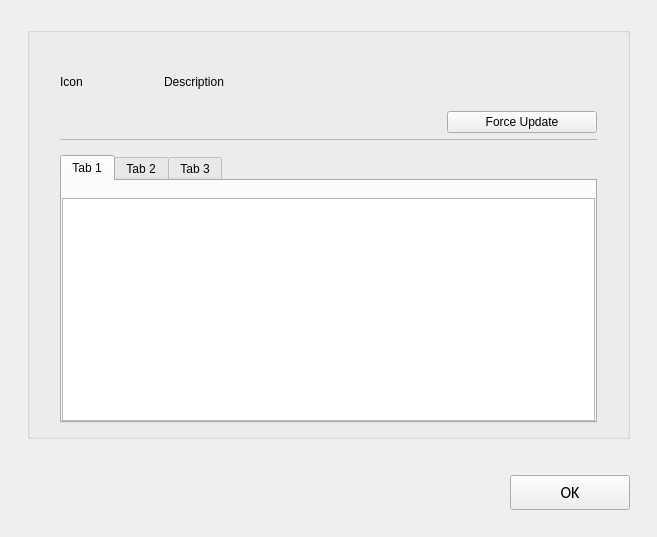
<?xml version="1.0" encoding="UTF-8"?>
<ui version="4.0">
 <class>C_SyvUpNodePropertiesDialog</class>
 <widget class="QWidget" name="C_SyvUpNodePropertiesDialog">
  <property name="geometry">
   <rect>
    <x>0</x>
    <y>0</y>
    <width>657</width>
    <height>537</height>
   </rect>
  </property>
  <property name="windowTitle">
   <string>Form</string>
  </property>
  <layout class="QVBoxLayout" name="verticalLayout" stretch="0,0,0,0">
   <property name="leftMargin">
    <number>27</number>
   </property>
   <property name="topMargin">
    <number>27</number>
   </property>
   <property name="rightMargin">
    <number>27</number>
   </property>
   <property name="bottomMargin">
    <number>0</number>
   </property>
   <item>
    <widget class="stw::opensyde_gui_elements::C_OgeGbx" name="pc_GroupBoxGeneral">
     <property name="title">
      <string/>
     </property>
     <layout class="QVBoxLayout" name="verticalLayout_4" stretch="0,0,0,0,1">
      <property name="spacing">
       <number>0</number>
      </property>
      <property name="leftMargin">
       <number>30</number>
      </property>
      <property name="rightMargin">
       <number>30</number>
      </property>
      <property name="bottomMargin">
       <number>13</number>
      </property>
      <item>
       <spacer name="verticalSpacer">
        <property name="orientation">
         <enum>Qt::Vertical</enum>
        </property>
        <property name="sizeType">
         <enum>QSizePolicy::Fixed</enum>
        </property>
        <property name="sizeHint" stdset="0">
         <size>
          <width>20</width>
          <height>8</height>
         </size>
        </property>
       </spacer>
      </item>
      <item>
       <layout class="QHBoxLayout" name="horizontalLayout_5" stretch="0,1,0">
        <property name="bottomMargin">
         <number>5</number>
        </property>
        <item>
         <layout class="QHBoxLayout" name="horizontalLayout">
          <property name="spacing">
           <number>40</number>
          </property>
          <property name="bottomMargin">
           <number>19</number>
          </property>
          <item>
           <widget class="QLabel" name="pc_LabelIcon">
            <property name="minimumSize">
             <size>
              <width>64</width>
              <height>64</height>
             </size>
            </property>
            <property name="text">
             <string>Icon</string>
            </property>
           </widget>
          </item>
          <item>
           <widget class="stw::opensyde_gui_elements::C_OgeLabGenericNoPaddingNoMargins" name="pc_LabelDescription">
            <property name="text">
             <string>Description</string>
            </property>
           </widget>
          </item>
         </layout>
        </item>
        <item>
         <spacer name="horizontalSpacer">
          <property name="orientation">
           <enum>Qt::Horizontal</enum>
          </property>
          <property name="sizeHint" stdset="0">
           <size>
            <width>40</width>
            <height>20</height>
           </size>
          </property>
         </spacer>
        </item>
        <item>
         <layout class="QVBoxLayout" name="verticalLayout_5">
          <item>
           <spacer name="verticalSpacer_2">
            <property name="orientation">
             <enum>Qt::Vertical</enum>
            </property>
            <property name="sizeHint" stdset="0">
             <size>
              <width>20</width>
              <height>5</height>
             </size>
            </property>
           </spacer>
          </item>
          <item>
           <widget class="stw::opensyde_gui_elements::C_OgePubConfigure" name="pc_PushButtonDiscard">
            <property name="minimumSize">
             <size>
              <width>150</width>
              <height>0</height>
             </size>
            </property>
            <property name="text">
             <string>Force Update</string>
            </property>
           </widget>
          </item>
         </layout>
        </item>
       </layout>
      </item>
      <item>
       <layout class="QHBoxLayout" name="horizontalLayout_6" stretch="0">
        <property name="spacing">
         <number>0</number>
        </property>
        <property name="topMargin">
         <number>1</number>
        </property>
        <property name="rightMargin">
         <number>0</number>
        </property>
        <property name="bottomMargin">
         <number>0</number>
        </property>
        <item>
         <widget class="stw::opensyde_gui_elements::C_OgeFraSeparator" name="pc_Frame">
          <property name="minimumSize">
           <size>
            <width>0</width>
            <height>1</height>
           </size>
          </property>
          <property name="maximumSize">
           <size>
            <width>16777215</width>
            <height>1</height>
           </size>
          </property>
          <property name="frameShape">
           <enum>QFrame::StyledPanel</enum>
          </property>
          <property name="frameShadow">
           <enum>QFrame::Raised</enum>
          </property>
         </widget>
        </item>
       </layout>
      </item>
      <item>
       <spacer name="verticalSpacer_3">
        <property name="orientation">
         <enum>Qt::Vertical</enum>
        </property>
        <property name="sizeType">
         <enum>QSizePolicy::Fixed</enum>
        </property>
        <property name="sizeHint" stdset="0">
         <size>
          <width>6</width>
          <height>15</height>
         </size>
        </property>
       </spacer>
      </item>
      <item>
       <widget class="stw::opensyde_gui_elements::C_OgeTawAlternative" name="pc_TabWidget">
        <property name="currentIndex">
         <number>0</number>
        </property>
        <widget class="QWidget" name="tab">
         <attribute name="title">
          <string>Tab 1</string>
         </attribute>
         <layout class="QVBoxLayout" name="verticalLayout_2">
          <property name="leftMargin">
           <number>0</number>
          </property>
          <property name="topMargin">
           <number>17</number>
          </property>
          <property name="rightMargin">
           <number>0</number>
          </property>
          <property name="bottomMargin">
           <number>0</number>
          </property>
          <item>
           <widget class="stw::opensyde_gui_elements::C_OgeTedPropertiesComment" name="pc_TextEditDataBlocks"/>
          </item>
         </layout>
        </widget>
        <widget class="QWidget" name="tab_2">
         <attribute name="title">
          <string>Tab 2</string>
         </attribute>
         <layout class="QVBoxLayout" name="verticalLayout_6">
          <property name="leftMargin">
           <number>0</number>
          </property>
          <property name="topMargin">
           <number>17</number>
          </property>
          <property name="rightMargin">
           <number>0</number>
          </property>
          <property name="bottomMargin">
           <number>0</number>
          </property>
          <item>
           <widget class="stw::opensyde_gui_elements::C_OgeTebReport" name="pc_ProgressLog"/>
          </item>
         </layout>
        </widget>
        <widget class="QWidget" name="tab_3">
         <attribute name="title">
          <string>Tab 3</string>
         </attribute>
         <layout class="QVBoxLayout" name="verticalLayout_3">
          <property name="leftMargin">
           <number>0</number>
          </property>
          <property name="topMargin">
           <number>17</number>
          </property>
          <property name="rightMargin">
           <number>0</number>
          </property>
          <property name="bottomMargin">
           <number>0</number>
          </property>
          <item>
           <widget class="stw::opensyde_gui_elements::C_OgeTedPropertiesComment" name="pc_TextEditFlash"/>
          </item>
         </layout>
        </widget>
       </widget>
      </item>
     </layout>
    </widget>
   </item>
   <item>
    <spacer name="pc_VerticalSpacerButtonsObove">
     <property name="orientation">
      <enum>Qt::Vertical</enum>
     </property>
     <property name="sizeType">
      <enum>QSizePolicy::Fixed</enum>
     </property>
     <property name="sizeHint" stdset="0">
      <size>
       <width>20</width>
       <height>30</height>
      </size>
     </property>
    </spacer>
   </item>
   <item>
    <layout class="QHBoxLayout" name="horizontalLayout_4">
     <property name="rightMargin">
      <number>0</number>
     </property>
     <item>
      <spacer name="horizontalSpacer_4">
       <property name="orientation">
        <enum>Qt::Horizontal</enum>
       </property>
       <property name="sizeHint" stdset="0">
        <size>
         <width>40</width>
         <height>20</height>
        </size>
       </property>
      </spacer>
     </item>
     <item>
      <widget class="stw::opensyde_gui_elements::C_OgePubDialog" name="pc_PushButtonOk">
       <property name="minimumSize">
        <size>
         <width>120</width>
         <height>35</height>
        </size>
       </property>
       <property name="maximumSize">
        <size>
         <width>120</width>
         <height>35</height>
        </size>
       </property>
       <property name="font">
        <font>
         <family>Calibri</family>
         <pointsize>12</pointsize>
        </font>
       </property>
       <property name="text">
        <string>OK</string>
       </property>
      </widget>
     </item>
    </layout>
   </item>
   <item>
    <spacer name="verticalSpacer_5">
     <property name="orientation">
      <enum>Qt::Vertical</enum>
     </property>
     <property name="sizeType">
      <enum>QSizePolicy::Fixed</enum>
     </property>
     <property name="sizeHint" stdset="0">
      <size>
       <width>20</width>
       <height>27</height>
      </size>
     </property>
    </spacer>
   </item>
  </layout>
 </widget>
 <customwidgets>
  <customwidget>
   <class>stw::opensyde_gui_elements::C_OgeFraSeparator</class>
   <extends>QFrame</extends>
   <header>C_OgeFraSeparator.hpp</header>
   <container>1</container>
  </customwidget>
  <customwidget>
   <class>stw::opensyde_gui_elements::C_OgePubDialog</class>
   <extends>QPushButton</extends>
   <header>C_OgePubDialog.hpp</header>
  </customwidget>
  <customwidget>
   <class>stw::opensyde_gui_elements::C_OgeGbx</class>
   <extends>QGroupBox</extends>
   <header>C_OgeGbx.hpp</header>
   <container>1</container>
  </customwidget>
  <customwidget>
   <class>stw::opensyde_gui_elements::C_OgeTedPropertiesComment</class>
   <extends>QTextEdit</extends>
   <header>C_OgeTedPropertiesComment.hpp</header>
  </customwidget>
  <customwidget>
   <class>stw::opensyde_gui_elements::C_OgePubConfigure</class>
   <extends>QPushButton</extends>
   <header>C_OgePubConfigure.hpp</header>
  </customwidget>
  <customwidget>
   <class>stw::opensyde_gui_elements::C_OgeLabGenericNoPaddingNoMargins</class>
   <extends>QLabel</extends>
   <header>C_OgeLabGenericNoPaddingNoMargins.hpp</header>
  </customwidget>
  <customwidget>
   <class>stw::opensyde_gui_elements::C_OgeTawAlternative</class>
   <extends>QTabWidget</extends>
   <header>C_OgeTawAlternative.hpp</header>
   <container>1</container>
  </customwidget>
  <customwidget>
   <class>stw::opensyde_gui_elements::C_OgeTebReport</class>
   <extends>QTextBrowser</extends>
   <header>C_OgeTebReport.hpp</header>
  </customwidget>
 </customwidgets>
 <resources/>
 <connections/>
</ui>
